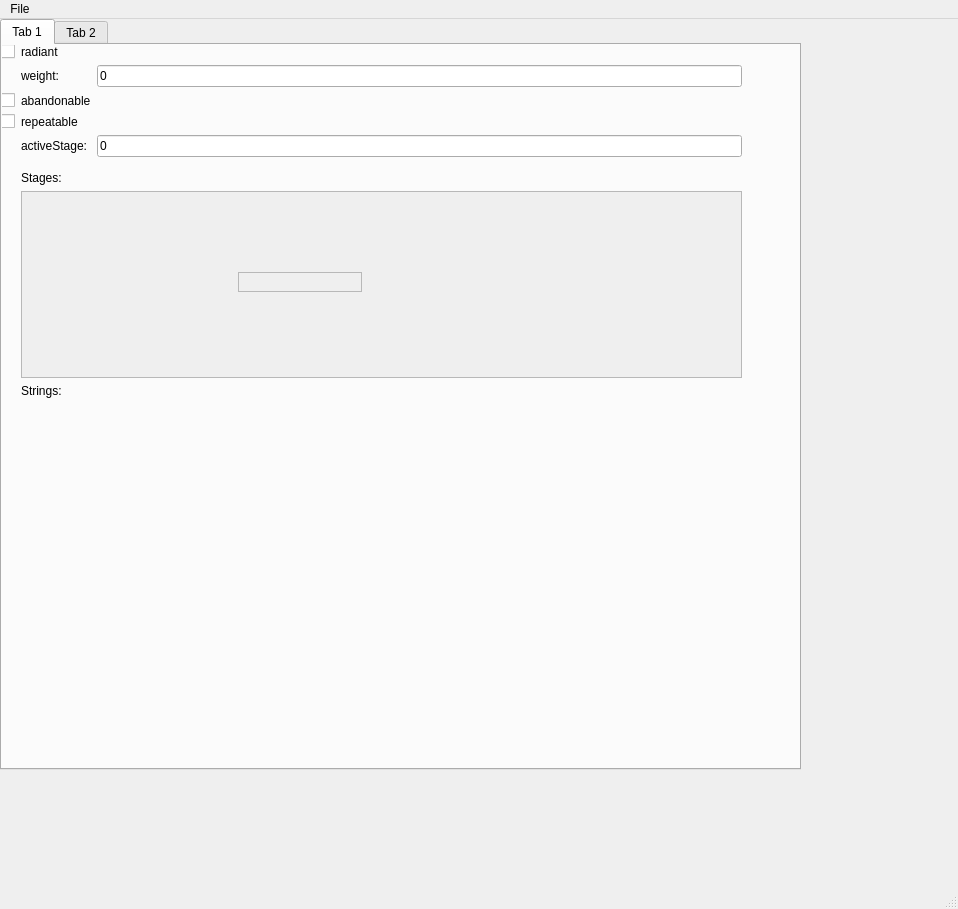
<?xml version="1.0" encoding="UTF-8"?>
<ui version="4.0">
 <class>MainWindow</class>
 <widget class="QMainWindow" name="MainWindow">
  <property name="geometry">
   <rect>
    <x>0</x>
    <y>0</y>
    <width>958</width>
    <height>909</height>
   </rect>
  </property>
  <property name="windowTitle">
   <string>MainWindow</string>
  </property>
  <widget class="QWidget" name="centralwidget">
   <widget class="QTabWidget" name="tabWidget">
    <property name="geometry">
     <rect>
      <x>0</x>
      <y>0</y>
      <width>801</width>
      <height>751</height>
     </rect>
    </property>
    <property name="currentIndex">
     <number>0</number>
    </property>
    <widget class="QWidget" name="tab">
     <attribute name="title">
      <string>Tab 1</string>
     </attribute>
     <widget class="QWidget" name="gridLayoutWidget">
      <property name="geometry">
       <rect>
        <x>-1</x>
        <y>-1</y>
        <width>741</width>
        <height>541</height>
       </rect>
      </property>
      <layout class="QGridLayout" name="gridLayout">
       <property name="verticalSpacing">
        <number>6</number>
       </property>
       <item row="7" column="1" colspan="2">
        <widget class="QScrollArea" name="scrollArea">
         <property name="widgetResizable">
          <bool>true</bool>
         </property>
         <widget class="QWidget" name="scrollAreaWidgetContents">
          <property name="geometry">
           <rect>
            <x>0</x>
            <y>0</y>
            <width>718</width>
            <height>184</height>
           </rect>
          </property>
          <widget class="QWidget" name="formLayoutWidget">
           <property name="geometry">
            <rect>
             <x>180</x>
             <y>80</y>
             <width>160</width>
             <height>80</height>
            </rect>
           </property>
           <layout class="QFormLayout" name="formLayout">
            <property name="sizeConstraint">
             <enum>QLayout::SetDefaultConstraint</enum>
            </property>
            <item row="0" column="0">
             <spacer name="horizontalSpacer">
              <property name="orientation">
               <enum>Qt::Horizontal</enum>
              </property>
              <property name="sizeType">
               <enum>QSizePolicy::Fixed</enum>
              </property>
              <property name="sizeHint" stdset="0">
               <size>
                <width>30</width>
                <height>20</height>
               </size>
              </property>
             </spacer>
            </item>
            <item row="0" column="1">
             <widget class="QFrame" name="frame">
              <property name="frameShape">
               <enum>QFrame::StyledPanel</enum>
              </property>
              <property name="frameShadow">
               <enum>QFrame::Raised</enum>
              </property>
             </widget>
            </item>
            <item row="1" column="1">
             <widget class="QWidget" name="widget" native="true"/>
            </item>
           </layout>
          </widget>
         </widget>
        </widget>
       </item>
       <item row="4" column="1">
        <widget class="QLabel" name="label_activeStage">
         <property name="text">
          <string>activeStage:</string>
         </property>
        </widget>
       </item>
       <item row="0" column="0">
        <widget class="QCheckBox" name="checker_radiant">
         <property name="enabled">
          <bool>true</bool>
         </property>
         <property name="whatsThis">
          <string/>
         </property>
         <property name="layoutDirection">
          <enum>Qt::LeftToRight</enum>
         </property>
         <property name="autoFillBackground">
          <bool>true</bool>
         </property>
         <property name="text">
          <string/>
         </property>
         <property name="radiant" stdset="0">
          <bool>false</bool>
         </property>
        </widget>
       </item>
       <item row="0" column="1">
        <widget class="QLabel" name="label_radiant">
         <property name="text">
          <string>radiant</string>
         </property>
        </widget>
       </item>
       <item row="2" column="0">
        <widget class="QCheckBox" name="checker_abandonable">
         <property name="sizePolicy">
          <sizepolicy hsizetype="Minimum" vsizetype="Fixed">
           <horstretch>0</horstretch>
           <verstretch>0</verstretch>
          </sizepolicy>
         </property>
         <property name="text">
          <string/>
         </property>
        </widget>
       </item>
       <item row="1" column="1">
        <widget class="QLabel" name="label_weight">
         <property name="text">
          <string>weight:</string>
         </property>
        </widget>
       </item>
       <item row="5" column="1">
        <spacer name="verticalSpacer_2">
         <property name="orientation">
          <enum>Qt::Vertical</enum>
         </property>
         <property name="sizeType">
          <enum>QSizePolicy::Fixed</enum>
         </property>
         <property name="sizeHint" stdset="0">
          <size>
           <width>20</width>
           <height>8</height>
          </size>
         </property>
        </spacer>
       </item>
       <item row="2" column="1">
        <widget class="QLabel" name="label_abandonable">
         <property name="text">
          <string>abandonable</string>
         </property>
        </widget>
       </item>
       <item row="9" column="1">
        <spacer name="verticalSpacer">
         <property name="orientation">
          <enum>Qt::Vertical</enum>
         </property>
         <property name="sizeHint" stdset="0">
          <size>
           <width>20</width>
           <height>40</height>
          </size>
         </property>
        </spacer>
       </item>
       <item row="3" column="1">
        <widget class="QLabel" name="label_repeatable">
         <property name="text">
          <string>repeatable</string>
         </property>
        </widget>
       </item>
       <item row="1" column="2">
        <widget class="QLineEdit" name="weight_entry">
         <property name="text">
          <string>0</string>
         </property>
        </widget>
       </item>
       <item row="4" column="2">
        <widget class="QLineEdit" name="activeStage_entry">
         <property name="text">
          <string>0</string>
         </property>
        </widget>
       </item>
       <item row="3" column="0">
        <widget class="QCheckBox" name="checker_repeatable">
         <property name="text">
          <string/>
         </property>
        </widget>
       </item>
       <item row="6" column="1">
        <widget class="QLabel" name="label_stages">
         <property name="text">
          <string>Stages:</string>
         </property>
        </widget>
       </item>
       <item row="8" column="1">
        <widget class="QLabel" name="label_strings">
         <property name="text">
          <string>Strings:</string>
         </property>
        </widget>
       </item>
      </layout>
     </widget>
    </widget>
    <widget class="QWidget" name="tab_2">
     <attribute name="title">
      <string>Tab 2</string>
     </attribute>
    </widget>
   </widget>
  </widget>
  <widget class="QMenuBar" name="menubar">
   <property name="geometry">
    <rect>
     <x>0</x>
     <y>0</y>
     <width>958</width>
     <height>21</height>
    </rect>
   </property>
   <widget class="QMenu" name="menuFile">
    <property name="title">
     <string>File</string>
    </property>
    <addaction name="actionNew"/>
    <addaction name="actionOpen"/>
    <addaction name="actionExit"/>
   </widget>
   <addaction name="menuFile"/>
  </widget>
  <widget class="QStatusBar" name="statusbar"/>
  <action name="actionNew">
   <property name="text">
    <string>New</string>
   </property>
  </action>
  <action name="actionOpen">
   <property name="text">
    <string>Open</string>
   </property>
  </action>
  <action name="actionExit">
   <property name="text">
    <string>Exit</string>
   </property>
  </action>
 </widget>
 <resources/>
 <connections/>
</ui>
